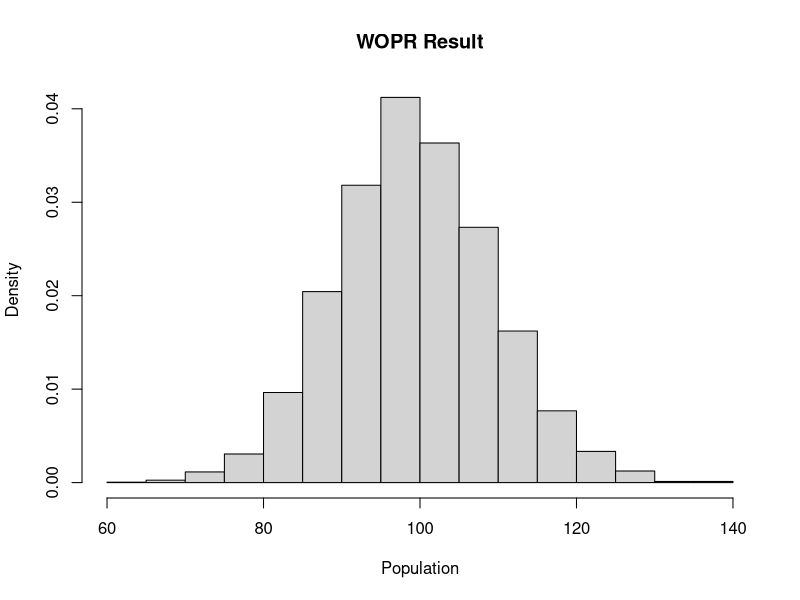

Generate this figure with R:
## ---- chunk 1
x <- rpois(1e4, 100)
hist(x, main='WOPR Result', xlab='Population', freq=F)
## ---- chunk 2
summary(x)
## ---- chunk 3
quantile(x, probs=c(0.025, 0.975))
